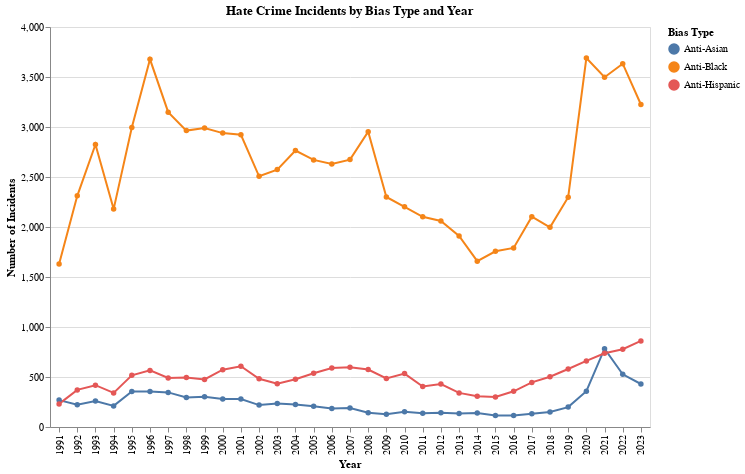

Write notebook code for a chart like this one.
### Code cell
# Filtering by keywords
black_df = df[df['bias_desc'].str.contains('Anti-Black', case=False, na=False)].copy()
hispanic_df = df[df['bias_desc'].str.contains('Anti-Hispanic', case=False, na=False)].copy()
asian_df = df[df['bias_desc'].str.contains('Anti-Asian', case=False, na=False)].copy()

# Assigning labels to each category
black_df['group'] = 'Anti-Black'
hispanic_df['group'] = 'Anti-Hispanic'
asian_df['group'] = 'Anti-Asian'

# Combining the filtered DataFrames
combined_df = pd.concat([black_df, hispanic_df, asian_df])

# Aggregating the number of incidents per year
counts_by_year = (
    combined_df.groupby(['data_year', 'group'])
    .size()
    .reset_index(name='count')
)

# Plotting the chart with Altair
chart = alt.Chart(counts_by_year).mark_line(point=True).encode(
    x=alt.X('data_year:O', title='Year'),
    y=alt.Y('count:Q', title='Number of Incidents'),
    color=alt.Color('group:N', title='Bias Type')
).properties(
    width=600,
    height=400,
    title='Hate Crime Incidents by Bias Type and Year'
)

chart

### Figure 1 — Vega-Lite specification as saved in the notebook (floating-point values rounded to 4 significant figures)
{"config": {"view": {"continuousWidth": 300, "continuousHeight": 300}}, "data": {"name": "data-dbc6e74d7c429c440c2a5a08be4bc129"}, "mark": {"type": "line", "point": true}, "encoding": {"color": {"field": "group", "title": "Bias Type", "type": "nominal"}, "x": {"field": "data_year", "title": "Year", "type": "ordinal"}, "y": {"field": "count", "title": "Number of Incidents", "type": "quantitative"}}, "height": 400, "title": "Hate Crime Incidents by Bias Type and Year", "width": 600, "$schema": "https://vega.github.io/schema/vega-lite/v5.20.1.json", "datasets": {"data-dbc6e74d7c429c440c2a5a08be4bc129": [{"data_year": 1991, "group": "Anti-Asian", "count": 269}, {"data_year": 1991, "group": "Anti-Black", "count": 1629}, {"data_year": 1991, "group": "Anti-Hispanic", "count": 231}, {"data_year": 1992, "group": "Anti-Asian", "count": 222}, {"data_year": 1992, "group": "Anti-Black", "count": 2312}, {"data_year": 1992, "group": "Anti-Hispanic", "count": 371}, {"data_year": 1993, "group": "Anti-Asian", "count": 260}, {"data_year": 1993, "group": "Anti-Black", "count": 2825}, {"data_year": 1993, "group": "Anti-Hispanic", "count": 418}, {"data_year": 1994, "group": "Anti-Asian", "count": 211}, {"data_year": 1994, "group": "Anti-Black", "count": 2179}, {"data_year": 1994, "group": "Anti-Hispanic", "count": 341}, {"data_year": 1995, "group": "Anti-Asian", "count": 355}, {"data_year": 1995, "group": "Anti-Black", "count": 2994}, {"data_year": 1995, "group": "Anti-Hispanic", "count": 517}, {"data_year": 1996, "group": "Anti-Asian", "count": 356}, {"data_year": 1996, "group": "Anti-Black", "count": 3677}, {"data_year": 1996, "group": "Anti-Hispanic", "count": 566}, {"data_year": 1997, "group": "Anti-Asian", "count": 346}, {"data_year": 1997, "group": "Anti-Black", "count": 3148}, {"data_year": 1997, "group": "Anti-Hispanic", "count": 490}, {"data_year": 1998, "group": "Anti-Asian", "count": 296}, {"data_year": 1998, "group": "Anti-Black", "count": 2964}, {"data_year": 1998, "group": "Anti-Hispanic", "count": 495}, {"data_year": 1999, "group": "Anti-Asian", "count": 303}, {"data_year": 1999, "group": "Anti-Black", "count": 2989}, {"data_year": 1999, "group": "Anti-Hispanic", "count": 476}, {"data_year": 2000, "group": "Anti-Asian", "count": 280}, {"data_year": 2000, "group": "Anti-Black", "count": 2939}, {"data_year": 2000, "group": "Anti-Hispanic", "count": 573}, {"data_year": 2001, "group": "Anti-Asian", "count": 280}, {"data_year": 2001, "group": "Anti-Black", "count": 2922}, {"data_year": 2001, "group": "Anti-Hispanic", "count": 607}, {"data_year": 2002, "group": "Anti-Asian", "count": 219}, {"data_year": 2002, "group": "Anti-Black", "count": 2507}, {"data_year": 2002, "group": "Anti-Hispanic", "count": 482}, {"data_year": 2003, "group": "Anti-Asian", "count": 236}, {"data_year": 2003, "group": "Anti-Black", "count": 2574}, {"data_year": 2003, "group": "Anti-Hispanic", "count": 432}, {"data_year": 2004, "group": "Anti-Asian", "count": 224}, {"data_year": 2004, "group": "Anti-Black", "count": 2765}, {"data_year": 2004, "group": "Anti-Hispanic", "count": 478}, {"data_year": 2005, "group": "Anti-Asian", "count": 208}, {"data_year": 2005, "group": "Anti-Black", "count": 2671}, {"data_year": 2005, "group": "Anti-Hispanic", "count": 538}, {"data_year": 2006, "group": "Anti-Asian", "count": 184}, {"data_year": 2006, "group": "Anti-Black", "count": 2631}, {"data_year": 2006, "group": "Anti-Hispanic", "count": 589}, {"data_year": 2007, "group": "Anti-Asian", "count": 190}, {"data_year": 2007, "group": "Anti-Black", "count": 2674}, {"data_year": 2007, "group": "Anti-Hispanic", "count": 598}, {"data_year": 2008, "group": "Anti-Asian", "count": 143}, {"data_year": 2008, "group": "Anti-Black", "count": 2953}, {"data_year": 2008, "group": "Anti-Hispanic", "count": 575}, {"data_year": 2009, "group": "Anti-Asian", "count": 128}, {"data_year": 2009, "group": "Anti-Black", "count": 2300}, {"data_year": 2009, "group": "Anti-Hispanic", "count": 486}, {"data_year": 2010, "group": "Anti-Asian", "count": 152}, {"data_year": 2010, "group": "Anti-Black", "count": 2202}, {"data_year": 2010, "group": "Anti-Hispanic", "count": 534}, {"data_year": 2011, "group": "Anti-Asian", "count": 137}, {"data_year": 2011, "group": "Anti-Black", "count": 2102}, {"data_year": 2011, "group": "Anti-Hispanic", "count": 405}, {"data_year": 2012, "group": "Anti-Asian", "count": 143}, {"data_year": 2012, "group": "Anti-Black", "count": 2061}, {"data_year": 2012, "group": "Anti-Hispanic", "count": 429}, {"data_year": 2013, "group": "Anti-Asian", "count": 134}, {"data_year": 2013, "group": "Anti-Black", "count": 1911}, {"data_year": 2013, "group": "Anti-Hispanic", "count": 341}, {"data_year": 2014, "group": "Anti-Asian", "count": 139}, {"data_year": 2014, "group": "Anti-Black", "count": 1658}, {"data_year": 2014, "group": "Anti-Hispanic", "count": 307}, {"data_year": 2015, "group": "Anti-Asian", "count": 115}, {"data_year": 2015, "group": "Anti-Black", "count": 1757}, {"data_year": 2015, "group": "Anti-Hispanic", "count": 300}, {"data_year": 2016, "group": "Anti-Asian", "count": 115}, {"data_year": 2016, "group": "Anti-Black", "count": 1791}, {"data_year": 2016, "group": "Anti-Hispanic", "count": 357}, {"data_year": 2017, "group": "Anti-Asian", "count": 132}, {"data_year": 2017, "group": "Anti-Black", "count": 2103}, {"data_year": 2017, "group": "Anti-Hispanic", "count": 446}, {"data_year": 2018, "group": "Anti-Asian", "count": 150}, {"data_year": 2018, "group": "Anti-Black", "count": 1997}, {"data_year": 2018, "group": "Anti-Hispanic", "count": 503}, {"data_year": 2019, "group": "Anti-Asian", "count": 199}, {"data_year": 2019, "group": "Anti-Black", "count": 2298}, {"data_year": 2019, "group": "Anti-Hispanic", "count": 580}, {"data_year": 2020, "group": "Anti-Asian", "count": 358}, {"data_year": 2020, "group": "Anti-Black", "count": 3690}, {"data_year": 2020, "group": "Anti-Hispanic", "count": 661}, {"data_year": 2021, "group": "Anti-Asian", "count": 783}, {"data_year": 2021, "group": "Anti-Black", "count": 3498}, {"data_year": 2021, "group": "Anti-Hispanic", "count": 737}, {"data_year": 2022, "group": "Anti-Asian", "count": 527}, {"data_year": 2022, "group": "Anti-Black", "count": 3633}, {"data_year": 2022, "group": "Anti-Hispanic", "count": 778}, {"data_year": 2023, "group": "Anti-Asian", "count": 430}, {"data_year": 2023, "group": "Anti-Black", "count": 3225}, {"data_year": 2023, "group": "Anti-Hispanic", "count": 861}]}}
